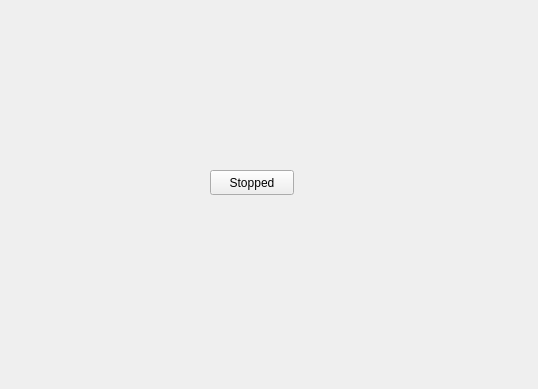
<?xml version="1.0" encoding="UTF-8"?>
<ui version="4.0">
 <class>Form</class>
 <widget class="QWidget" name="Form">
  <property name="geometry">
   <rect>
    <x>0</x>
    <y>0</y>
    <width>538</width>
    <height>389</height>
   </rect>
  </property>
  <property name="windowTitle">
   <string>My Program</string>
  </property>
  <widget class="QPushButton" name="startButton">
   <property name="geometry">
    <rect>
     <x>210</x>
     <y>170</y>
     <width>84</width>
     <height>25</height>
    </rect>
   </property>
   <property name="text">
    <string>Stopped</string>
   </property>
  </widget>
 </widget>
 <resources/>
 <connections/>
</ui>
